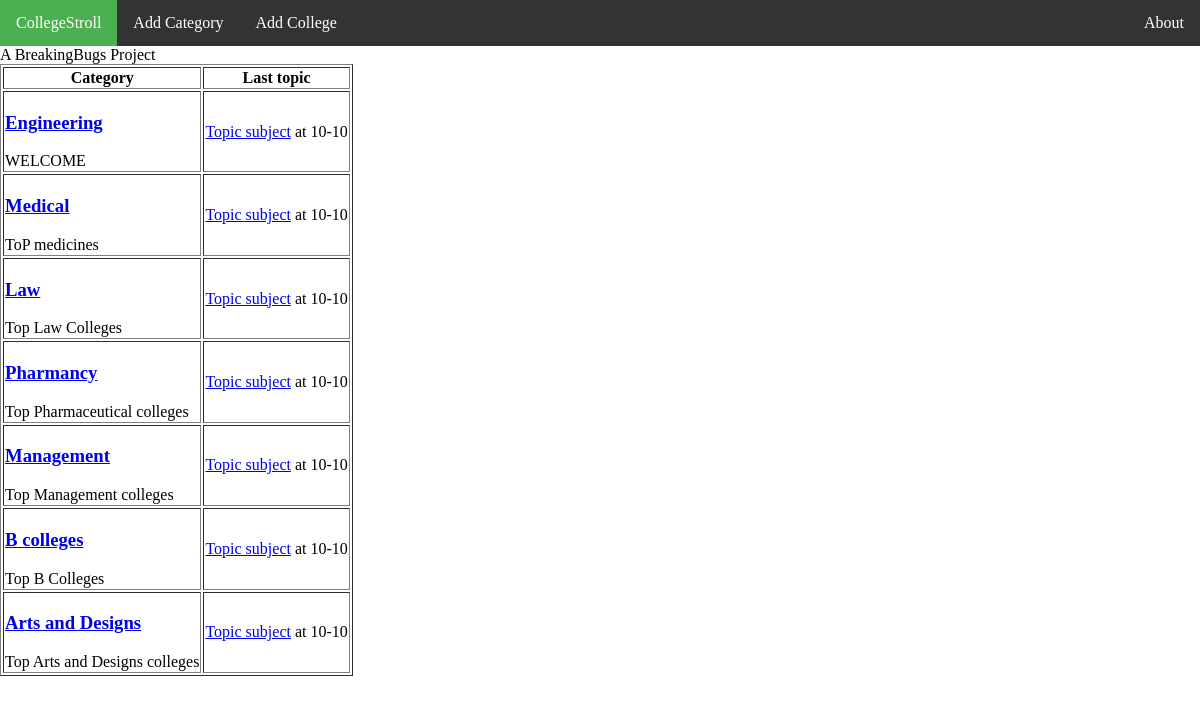
The page / on the database its author committed.
### tables this page shows
CREATE TABLE `categories` (
  `cat_id` int(8) NOT NULL,
  `cat_name` varchar(50) NOT NULL,
  `cat_description` varchar(255) NOT NULL
);

### index.php (the view, shortened to what this page needs)
<?php
include 'header.php';
$sql = "SELECT *  FROM categories";
$result = mysql_query($sql);
if(!$result)
{
    echo 'The categories could not be displayed, please try again later.';
}
else
{
    if(mysql_num_rows($result) == 0)
    {
        echo 'No categories defined yet.';
    }
    else
    {
        echo '<table border="1">
              <tr>
                <th>Category</th>
                <th>Last topic</th>
              </tr>';
        while($row = mysql_fetch_assoc($result))
        {
            echo '<tr>';
                echo '<td class="leftpart">';
                    echo '<h3><a href="category.php?id=' . $row['cat_id'] . '">' . $row['cat_name'] . '</a></h3>' . $row['cat_description'];
                echo '</td>';
                echo '<td class="rightpart">';
                            echo '<a href="topic.php?id=">Topic subject</a> at 10-10';
                echo '</td>';
            echo '</tr>';
        }
    }
}
include 'footer.php';
?>

### header.php (shortened to what this page needs)
<!DOCTYPE html>
<html>
<head>
</head>
<body>
<div id="wrapper">
<ul class="topnav">
  <li><a class="active" href="http://localhost/collegestroll/index.php">CollegeStroll</a></li>
  <li><a href="http://localhost/collegestroll/create_cat.php">Add Category</a></li>
  <li><a href="http://localhost/collegestroll/create_col.php">Add College</a></li>
  <li class="right"><a href="#about">About</a></li>
</ul>
<div id="content">

### footer.php
</div>
</div>
<div id="footer">A BreakingBugs Project</div>
</body>
</html>

### header.php (style rules this page uses)
body { margin: 0; }
ul.topnav { list-style-type: none; margin: 0; padding: 0; overflow: hidden; background-color: #333; }
ul.topnav li { float: left; }
ul.topnav li a { display: block; color: white; text-align: center; padding: 14px 16px; text-decoration: none; }
ul.topnav li a.active { background-color: #4CAF50; }
ul.topnav li.right { float: right; }

### rows shown on the page
categories: cat_name "Engineering", cat_description "WELCOME"
categories: cat_name "Medical", cat_description "ToP medicines"
categories: cat_name "Law", cat_description "Top Law Colleges"
categories: cat_name "Pharmancy", cat_description "Top Pharmaceutical colleges"
categories: cat_name "Management", cat_description "Top Management colleges"
categories: cat_name "B colleges", cat_description "Top B Colleges"
categories: cat_name "Arts and Designs", cat_description "Top Arts and Designs colleges"
